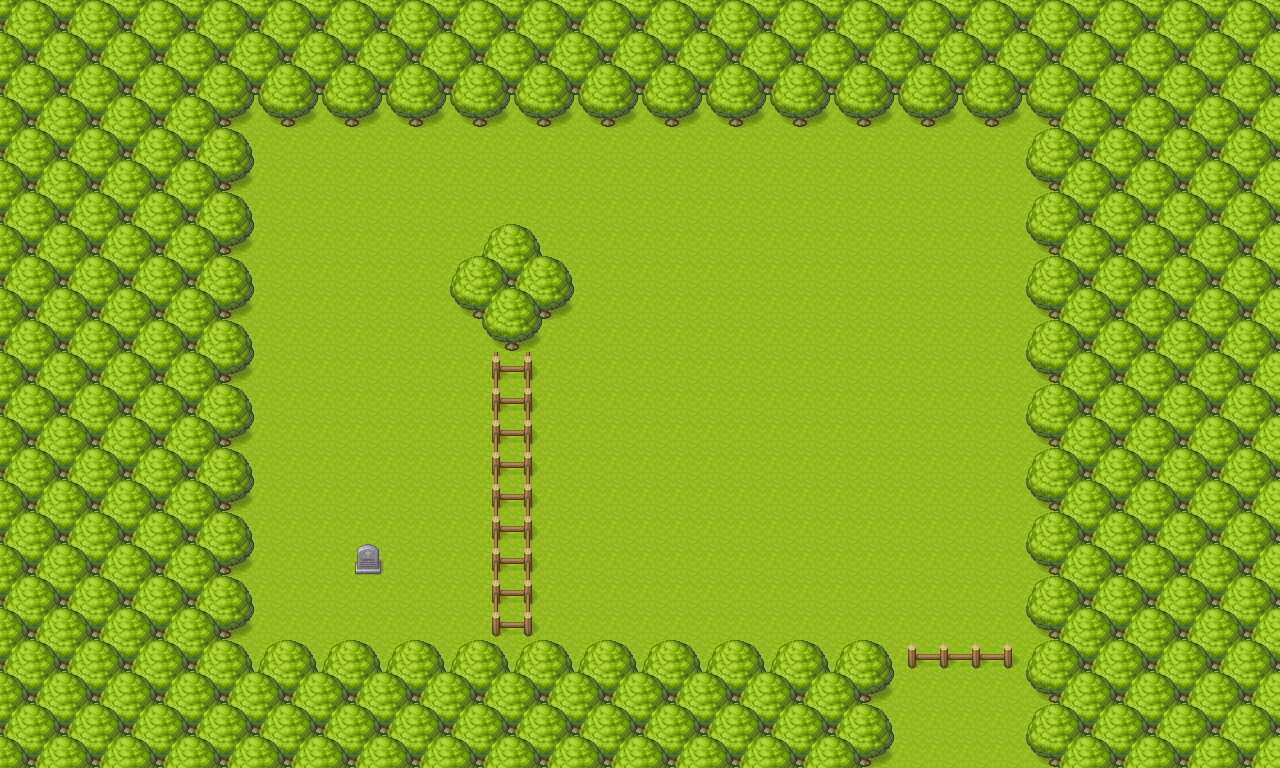

Below is a game level as drawn by its tile map, then a one-line description and the .tmx that defines it (tile-layer data replaced by summaries):
An orthogonal 40x24 tile map with 32x32 px tiles, 3 tile layers (foreground, middleground, background), 1 hidden layer not drawn, 3 tilesets and 4 objects (3x mob, player).

<map version="1.2" tiledversion="1.2.4" orientation="orthogonal" renderorder="left-up" width="40" height="24" tilewidth="32" tileheight="32" infinite="0" nextlayerid="47" nextobjectid="13">
 <tileset firstgid="1" source="../Tilesheet/[Base]BaseChip_pipo.tsx" />
 <tileset firstgid="1065" name="[Base]BaseChip_pipo" tilewidth="32" tileheight="32" tilecount="1064" columns="8">
  <image source="../Tilesheet/[Base]BaseChip_pipo.png" width="256" height="4256" />
 </tileset>
 <tileset firstgid="2129" source="../Tilesheet/[Tile] Collision.tsx" />
 <layer id="43" name="collision" width="40" height="24" visible="0" opacity="0.15">
  <data>[960 cells, 595 non-empty, 1 distinct tile ids]</data>
 </layer>
 <layer id="44" name="foreground" width="40" height="24">
  <data>[960 cells, 960 non-empty, 1 distinct tile ids]</data>
 </layer>
 <layer id="45" name="middleground" width="40" height="24">
  <data>[960 cells, 595 non-empty, 14 distinct tile ids]</data>
 </layer>
 <layer id="46" name="background" width="40" height="24">
  <data>[960 cells, 0 non-empty, 0 distinct tile ids]</data>
 </layer>
 <objectgroup id="24" name="gameObject">
  <object id="1" name="player" x="352" y="576" width="32" height="32" />
  <object id="6" name="mob" x="768" y="576" width="32" height="32" />
  <object id="11" name="mob" x="864" y="576" width="32" height="32" />
  <object id="12" name="mob" x="928" y="576" width="32" height="32" />
 </objectgroup>
</map>
